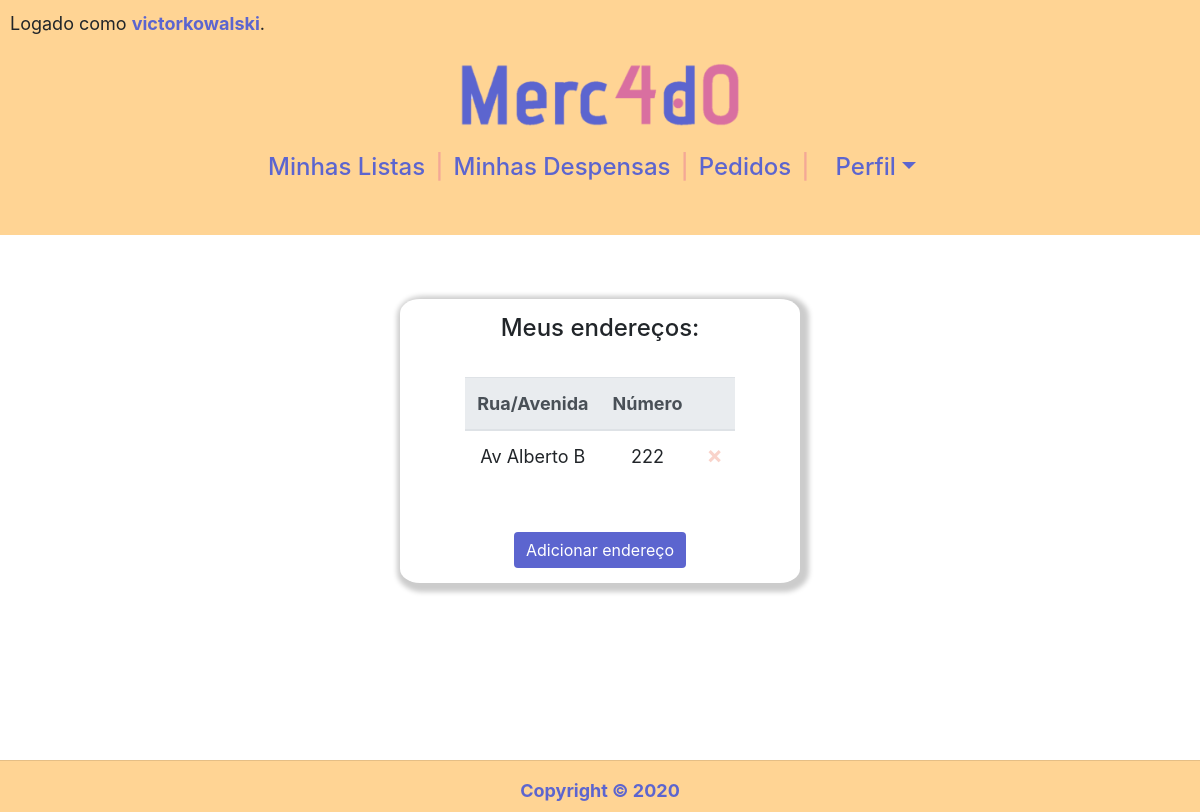
The app's page /enderecos (signed in) with its own data.
### compras/models.py (models this page shows, shortened)
class Usuario(AbstractUser):
    cpf = models.CharField(max_length=11)

class Endereco(models.Model):
    cep = models.CharField(max_length=8)
    rua = models.CharField(max_length=100)
    numero = models.CharField(max_length=10)
    bairro = models.CharField(max_length=100)
    estado = models.CharField(
        max_length=2,
        choices= estados,
    )
    cidade = models.CharField(max_length=100)
    complemento = models.CharField(max_length=100, blank=True)
    usuario = models.ForeignKey(Usuario, on_delete=models.CASCADE,
                                related_name="enderecos")

### compras/views.py (the view, shortened to what this page needs)
# urls.py: path("enderecos", views.enderecos, name="enderecos"),
@login_required(login_url='login')
def enderecos(request):
    if request.method == "GET":
        return render(request, "compras/enderecos.html", {
            "enderecos": Endereco.objects.filter(usuario=request.user
            ).order_by("rua")
        })

### compras/templates/compras/enderecos.html (shortened to what this page needs)
{% extends "compras/layout.html" %}
{% block body %}
<div class='center_box'>
    <div class="box_padrao">
        <h4>Meus endereços:</h4>
        <br>
        {% if enderecos %}
        <table class="table">
            <thead class="thead-light">
                <tr>
                    <th scope="col">Rua/Avenida</th>
                    <th scope="col">Número</th>
                    <th scope="col"></th>
                </tr>
            </thead>
            <tbody>
                {% for endereco in enderecos %}
                <tr>
                    <td>{{ endereco.rua }}</td>
                    <td>{{ endereco.numero }}</td>
                    <td>
                        <form action="{% url 'enderecos' %}" method="post">
                            <button type="submit" class="close" aria-label="Close">
                                <span aria-hidden="true">&times;</span>
                            </button>
                        </form>
                    </td>
                </tr>
                {% endfor %}
            </tbody>
        </table>
        <br>
        {% else %}
        <p>Nenhum endereço ainda.</p>
        {% endif %}
        <br>
        <a href="{% url 'endereco' %}">
            <button type="button" class="btn btn-primary">Adicionar endereço</button>
        </a>
    </div>
</div>
{% endblock %}

### compras/templates/compras/layout.html (shortened to what this page needs)
{% load static %}
<!DOCTYPE html>
<html lang="en">
<head>
    <link rel="stylesheet" href="https://cdn.jsdelivr.net/npm/bootstrap@4.5.3/dist/css/bootstrap.min.css">
    <link rel="stylesheet" href="{% static 'compras/styles.css' %}">
    <link rel="stylesheet" href="https://cdn.jsdelivr.net/npm/bootstrap-select@1.13.14/dist/css/bootstrap-select.min.css">
</head>
<body>
    <main>
        <header>
        <section>
            {% if user.is_authenticated %}
            <p>Logado como <a id="username" href="{% url 'conta' %}">{{ user.username }}</a>.</p>
            {% else %}
            <p style="color:transparent;">eduardo</p>
            {% endif %}
        </section>
        <h1><a href="{% url 'index' %}"> <img src="{%  static 'compras/LogoMerc4d0.png' %}" id="LogoMerc4d0"></a></h1>
        <h4>
            <nav id=navegacao-principal>
                <ul>
                    {% if not user.is_authenticated %}
                    <li><a href="{% url 'login' %}">Login</a></li>
                    <span>|</span>
                    <li><a href="{% url 'registrar' %}">Registrar-se</a></li>
                    {% else %}
                    <li><a href="{% url 'index' %}">Minhas Listas</a></li>
                    <span>|</span>
                    <li><a href="{% url 'acompanhamentos' %}">Minhas Despensas</a></li>
                    <span>|</span>
                    <li><a href="{% url 'pedidos' %}">Pedidos</a></li>
                    <span>|</span>
                    <li class="nav-item dropdown">
                        <a class="nav-link dropdown-toggle" data-toggle="dropdown" role="button" aria-expanded="false">Perfil</a>
                    </li>
                    {% endif %}
                </ul>
            </nav>
        </h4>
        <br>
        </header>
        <br>
        <br>
        <div class="conteudo">
        {% block body %}
        {% endblock %}
        </div>
    </main>
    <footer >
        <hr>
        Copyright &copy; 2020
    </footer>
</body>
</html>

### compras/static/compras/styles.css (style rules this page uses)
:root { --primary-color: #5c65cf; --secondary-color: #d96fa0; --primary-background: #fffaea; --secondary-background: #f4a896; --tertiary-background: #ffd494; --nav-background:#ffd494; font-family: Montserrat, sans-serif; font-size: 16px; line-height: 1.5em; }
body { font-size: large; height: 100%; min-height: 500px; padding: 0px; }
.conteudo { padding: 10px; }
main { min-height: 93vh; }
.box_padrao { box-shadow: 3px 3px 5px 6px #ccc; padding: 15px; border-radius: 5%; width: 80%; max-width: 400px; }
.center_box { display:flex; justify-content: center; }
section { text-align: left; }
a#username { color: var(--primary-color); font-weight: bold; }
nav#navegacao-principal { justify-content : center; color: var(--primary-color); display: flex; flex-direction: row; }
nav#navegacao-principal ul { margin: 0; padding: 0; }
nav#navegacao-principal li { display: inline-block; padding: 10px; }
a { color: var(--primary-color); }
span { color: var(--secondary-background); }
img#LogoMerc4d0 { width: 280px; }
.btn-primary { background-color: var(--primary-color); border: var(--primary-color); }
body { overflow-x: auto; text-align: center; }
body img { max-width: 100%; }
ul { list-style-type: none; display: table; margin: 0 auto; padding: 0; }
.table { width: auto; display: inline-block; text-align: center; }
footer { clear: both; position: relative; height: 52px; background-color: var(--nav-background); color: var(--primary-color); font-weight: bold; }
body header { background-color:var(--nav-background); padding: 0px; }
header p { padding: 10px; }

### records on screen
Usuario: username "victorkowalski"
Endereco: rua "Av Alberto B", numero "222"
